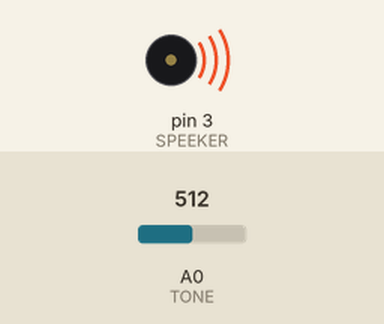
This sketch was run on a simulated Arduino Uno, built with avr-gcc and run on an emulated ATmega328P. Shown: buzzer (waves = sounding). The inputs (shaded band) are chosen by the test bench; at power-on: A0 (TONE) = 512.

Above: at 0.1 s.
Timing chart, 0 to 1.6 s (numbered marks = the images above):
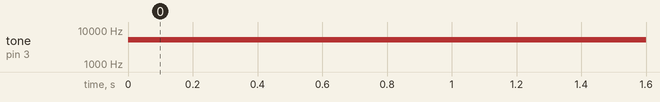

The sketch:

speeker-sample.ino
```cpp
const int SPEEKER = 3;
const int TONE = A0;

void setup() {
  // put your setup code here, to run once:
}

void loop() {
  // put your main code here, to run repeatedly:

  int toneLevel = map(analogRead(TONE), 1, 1024, 250, 10000);

  tone(SPEEKER, toneLevel, 200);
  delay(190);
}
```

Measured:
- by itself, tone on pin 3 (SPEEKER): silent → 5120 Hz at 0.00 s
